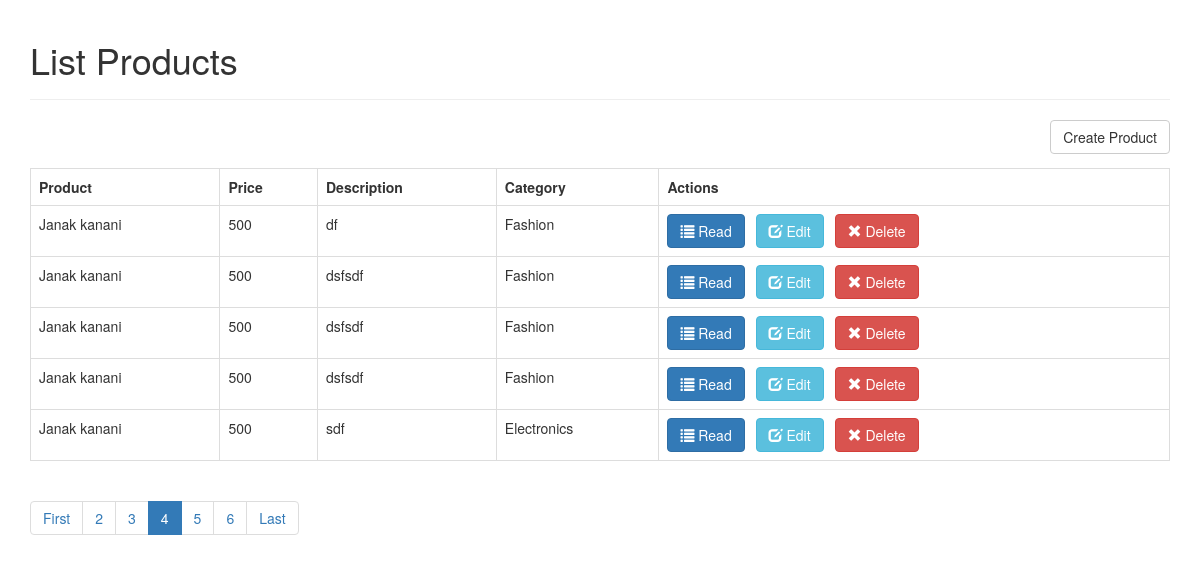
/listproduct.php?page=4, run on the app's committed database.
### tables this page shows
CREATE TABLE `products` (
  `id` int(11) NOT NULL,
  `name` varchar(255) NOT NULL,
  `description` text NOT NULL,
  `price` int(11) NOT NULL,
  `category_id` int(11) NOT NULL,
  `image` text NOT NULL,
  `created` datetime NOT NULL,
  `modified` timestamp NOT NULL DEFAULT CURRENT_TIMESTAMP
);

CREATE TABLE `categories` (
  `id` int(11) NOT NULL,
  `name` varchar(256) NOT NULL,
  `parent_id` int(11) NOT NULL DEFAULT '0',
  `created` datetime NOT NULL,
  `modified` timestamp NOT NULL DEFAULT CURRENT_TIMESTAMP
);

### objects/product.php (called while the page is built, shortened)
<?php
class Product{
    private $conn;
    private $table_name = "products";
    public function __construct($db){
        $this->conn = $db;
    }
    function readAll($from_record_num, $records_per_page){
    $query = "SELECT
                id, name, description, price, category_id
            FROM
                " . $this->table_name . "
            ORDER BY
                name ASC
            LIMIT
                {$from_record_num}, {$records_per_page}";
    $stmt = $this->conn->prepare( $query );
    $stmt->execute();
    return $stmt;
    }
}
?>

### objects/category.php (called while the page is built, shortened)
<?php
class Category{
    private $conn;
    private $table_name = "categories";
    public $id;
    public function __construct($db){
        $this->conn = $db;
    }
    public function readName(){
    $query = "SELECT name FROM " . $this->table_name . " WHERE id = ? limit 0,1";
    $stmt = $this->conn->prepare( $query );
    $stmt->bindParam(1, $this->id);
    $stmt->execute();
    $row = $stmt->fetch(PDO::FETCH_ASSOC);
    $this->name = $row['name'];
  }
}
?>

### listproduct.php (the view, shortened to what this page needs)
<?php
$page = isset($_GET['page']) ? $_GET['page'] : 1;
$records_per_page = 5;
$from_record_num = ($records_per_page * $page) - $records_per_page;
include_once 'objects/product.php';
include_once 'objects/category.php';
$database = new Database();
$db = $database->getConnection();
$product = new Product($db);
$category = new Category($db);
$stmt = $product->readAll($from_record_num, $records_per_page);
$num = $stmt->rowCount();
include_once "layout_header.php";
echo "<div class='right-button-margin'>";
    echo "<a href='create_product.php' class='btn btn-default pull-right'>Create Product</a>";
echo "</div>";
if($num>0){
    echo "<table class='table table-hover table-responsive table-bordered'>";
        echo "<tr>";
            echo "<th>Product</th>";
            echo "<th>Price</th>";
            echo "<th>Description</th>";
            echo "<th>Category</th>";
            echo "<th>Actions</th>";
        echo "</tr>";
        while ($row = $stmt->fetch(PDO::FETCH_ASSOC)){
            extract($row);
            echo "<tr>";
                echo "<td>{$name}</td>";
                echo "<td>{$price}</td>";
                echo "<td>{$description}</td>";
                echo "<td>";
                    $category->id = $category_id;
                    $category->readName();
                    echo $category->name;
                echo "</td>";
                echo "<td>";
                    echo "<a href='read_one.php?id={$id}' class='btn btn-primary left-margin'>
                        <span class='glyphicon glyphicon-list'></span> Read
                    </a>
                    <a href='update_product.php?id={$id}' class='btn btn-info left-margin'>
                        <span class='glyphicon glyphicon-edit'></span> Edit
                    </a>
                    <a delete-id='{$id}' class='btn btn-danger delete-object'>
                        <span class='glyphicon glyphicon-remove'></span> Delete
                    </a>";
                echo "</td>";
            echo "</tr>";
        }
    echo "</table>";
}
else{
    echo "<div class='alert alert-info'>No products found.</div>";
}
include_once 'paging.php';
include_once "layout_footer.php";
?>

### libs/css/custom.css (style rules this page uses)
.left-margin { margin:0 .5em 0 0; }
.right-button-margin { margin: 0 0 1em 0; overflow: hidden; }

### data on the page
products: name "Janak kanani", price "500", description "df", category.name "Fashion"
products: name "Janak kanani", price "500", description "dsfsdf", category.name "Fashion"
products: name "Janak kanani", price "500", description "dsfsdf", category.name "Fashion"
products: name "Janak kanani", price "500", description "dsfsdf", category.name "Fashion"
products: name "Janak kanani", price "500", description "sdf", category.name "Electronics"

### other printed values
$page_title "List Products"
